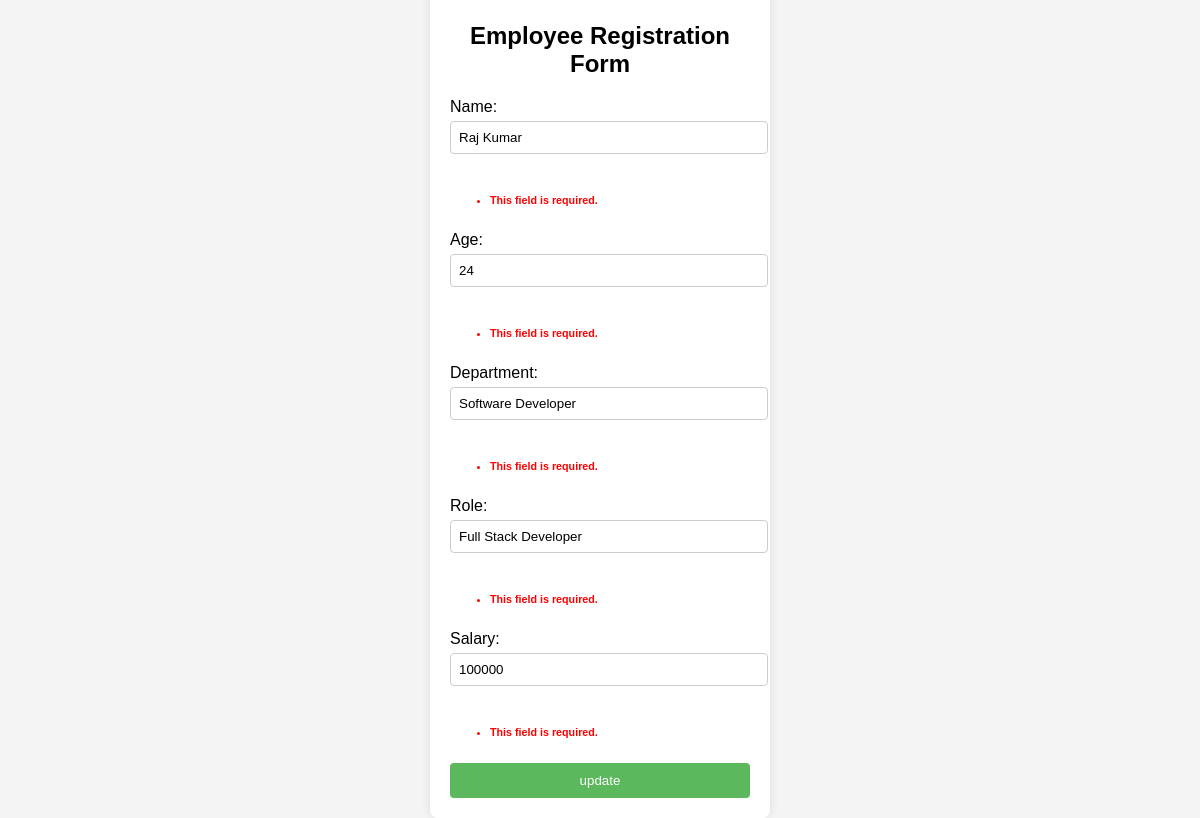
The app's page /update/1/ with its own data.
### my_app/models.py (models this page shows)
class Employees(models.Model):
    name=models.CharField(max_length=100)
    age=models.IntegerField()
    department=models.CharField(max_length=100)
    role=models.CharField(max_length=100)
    salary=models.IntegerField(max_length=100)

### my_app/views.py (the view)
# urls.py: path('update/<int:id>/', views.update),
def update(request, id):
    obj=Employees.objects.get(id=id)
    x=EmployeeForm(request.GET, instance=obj)
    if x.is_valid():
        x.save()
        return redirect('/')
    else:
        context={'error':x, 'obj':obj}
        return render(request, 'edit.html', context)

### my_app/forms.py
class EmployeeForm(forms.ModelForm):
    class Meta:
        model=Employees
        fields="__all__"

### my_app/templates/edit.html (shortened to what this page needs)
<!DOCTYPE html>
<html lang="en">
<head>
</head>
<body>
    <div class="form-container">
        <h2>Employee Registration Form</h2>
        <form action="/update/{{obj.id}}" >
            <label for="name">Name:</label>
            <input type="text" id="name" name="name" value="{{obj.name}}" >
            <h6 style="color: red;">{{error.errors.name}}</h6>
            <label for="age">Age:</label>
            <input type="number" id="age" name="age" value="{{obj.age}}">
            <h6 style="color: red;">{{error.errors.age}}</h6>
            <label for="department">Department:</label>
            <input type="text" id="department" name="department" value="{{obj.department}}">
            <h6 style="color: red;">{{error.errors.department}}</h6>
            <label for="role">Role:</label>
            <input type="text" id="role" name="role" value="{{obj.role}}">
            <h6 style="color: red;">{{error.errors.role}}</h6>
            <label for="salary">Salary:</label>
            <input type="number" id="salary" name="salary" value="{{obj.salary}}">
            <h6 style="color: red;">{{error.errors.salary}}</h6>
            <button type="submit">update</button>
        </form>
    </div>
</body>
</html>

### my_app/templates/edit.html (style rules this page uses)
body { font-family: Arial, sans-serif; background-color: #f4f4f4; display: flex; justify-content: center; align-items: center; height: 100vh; margin: 0; }
.form-container { background-color: white; padding: 20px; border-radius: 8px; box-shadow: 0 0 10px rgba(0, 0, 0, 0.1); width: 300px; }
h2 { text-align: center; margin-bottom: 20px; }
label { display: block; margin-bottom: 5px; }
input { width: 100%; padding: 8px; margin-bottom: 15px; border: 1px solid #ccc; border-radius: 4px; }
button { width: 100%; padding: 10px; background-color: #5cb85c; color: white; border: none; border-radius: 4px; cursor: pointer; }

### records on screen
Employees: name "Raj Kumar", age "24", department "Software Developer", role "Full Stack Developer", salary "100000"

### other values on screen
{{ error.errors.name }} "This field is required."
{{ error.errors.age }} "This field is required."
{{ error.errors.department }} "This field is required."
{{ error.errors.role }} "This field is required."
{{ error.errors.salary }} "This field is required."
